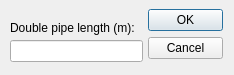
<?xml version="1.0" encoding="UTF-8"?>
<ui version="4.0">
 <class>doublePipeConnectionLengthDialogBox</class>
 <widget class="QDialog" name="doublePipeConnectionLengthDialogBox">
  <property name="geometry">
   <rect>
    <x>0</x>
    <y>0</y>
    <width>234</width>
    <height>75</height>
   </rect>
  </property>
  <property name="windowTitle">
   <string>Dialog</string>
  </property>
  <widget class="QDialogButtonBox" name="buttonBox">
   <property name="geometry">
    <rect>
     <x>148</x>
     <y>9</y>
     <width>75</width>
     <height>51</height>
    </rect>
   </property>
   <property name="orientation">
    <enum>Qt::Vertical</enum>
   </property>
   <property name="standardButtons">
    <set>QDialogButtonBox::Cancel|QDialogButtonBox::Ok</set>
   </property>
  </widget>
  <widget class="QLineEdit" name="lineEdit">
   <property name="geometry">
    <rect>
     <x>10</x>
     <y>40</y>
     <width>133</width>
     <height>22</height>
    </rect>
   </property>
  </widget>
  <widget class="QLabel" name="label">
   <property name="geometry">
    <rect>
     <x>10</x>
     <y>20</y>
     <width>131</width>
     <height>16</height>
    </rect>
   </property>
   <property name="text">
    <string>Double pipe length (m):</string>
   </property>
  </widget>
 </widget>
 <resources/>
 <connections>
  <connection>
   <sender>buttonBox</sender>
   <signal>accepted()</signal>
   <receiver>doublePipeConnectionLengthDialogBox</receiver>
   <slot>accept()</slot>
   <hints>
    <hint type="sourcelabel">
     <x>248</x>
     <y>254</y>
    </hint>
    <hint type="destinationlabel">
     <x>157</x>
     <y>274</y>
    </hint>
   </hints>
  </connection>
  <connection>
   <sender>buttonBox</sender>
   <signal>rejected()</signal>
   <receiver>doublePipeConnectionLengthDialogBox</receiver>
   <slot>reject()</slot>
   <hints>
    <hint type="sourcelabel">
     <x>316</x>
     <y>260</y>
    </hint>
    <hint type="destinationlabel">
     <x>286</x>
     <y>274</y>
    </hint>
   </hints>
  </connection>
 </connections>
</ui>
